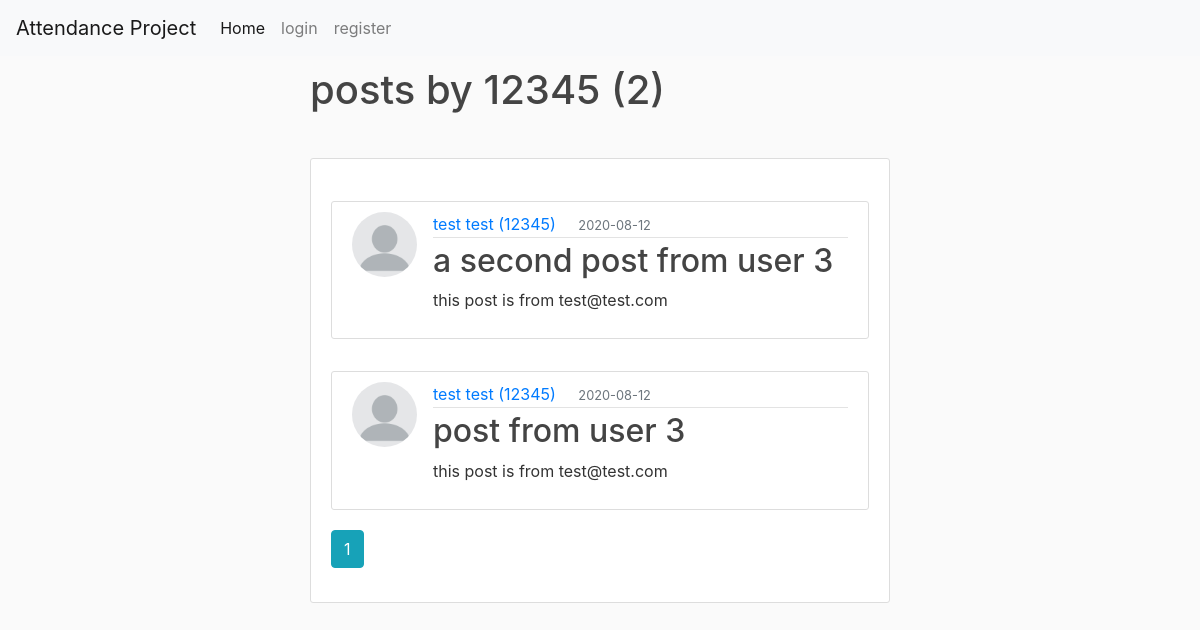
Before: /user/12345 with the older database file.
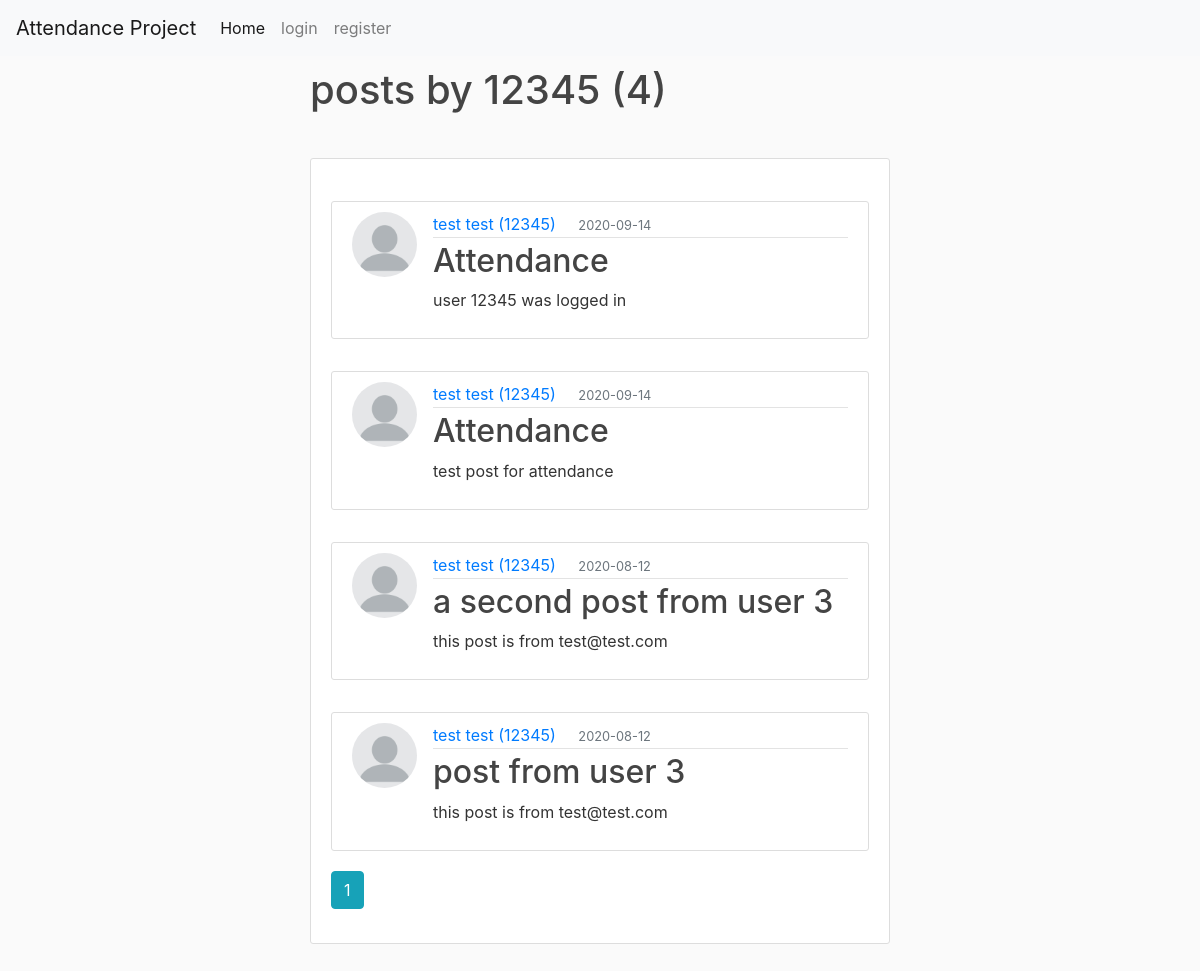
After: the same page with the newer database file.
### attendance/models.py (models this page shows, shortened)
class User(UserMixin ,db.Model):
    id = db.Column(db.Integer, primary_key=True)
    fname = db.Column(db.String(20), nullable=True)
    lname = db.Column(db.String(20), nullable=True)
    student_id = db.Column(db.String(20), unique=True, nullable=False)
    email = db.Column(db.String(120), unique=True, nullable=False)
    image_file = db.Column(db.String(20), nullable=False, default='default.jpg')
    password = db.Column(db.String(60), nullable=False)
    posts = db.relationship('Post', backref='author', lazy=True)

class Post(db.Model):
    id = db.Column(db.Integer, primary_key=True)
    title = db.Column(db.String(20), nullable=False)
    date_posted = db.Column(db.DateTime, nullable=False, default=datetime.utcnow)
    content = db.Column(db.Text, nullable=False)
    user_id = db.Column(db.Integer, db.ForeignKey('user.id'), nullable=False)

### attendance/users/routes.py (the view)
@users.route('/user/<string:student_id>')
def user_posts(student_id):
    page = request.args.get('page', 1, type=int)
    user = User.query.filter_by(student_id=student_id).first_or_404() # first or 404 so if value is none then it returns a 404
    posts = Post.query.filter_by(author=user)\
        .order_by(Post.date_posted.desc())\
        .paginate(page=page, per_page=5)\
    return render_template('user_posts.html', posts=posts, user=user)

### attendance/templates/user_posts.html (shortened to what this page needs)
{%extends "layout.html"%}
{% block content %}
<body>
    <h1 class="container mb-4">posts by {{ user.student_id }} ({{ posts.total }})</h1>
    <div class="container">
        <div class="content-section">
            {% for post in posts.items %}
            <article class="media content-section">
                <img class="rounded-circle article-img" src="{{ url_for('static', filename='profile_pics/' + post.author.image_file) }}" alt="">
                <div class="media-body">
                <div class="article-metadata">
                    <a class="mr-2" href="{{ url_for('users.user_posts', student_id=post.author.student_id) }}">{{ post.author.fname }} {{ post.author.lname}} ({{ post.author.student_id }})</a>
                    <small class="text-muted">{{ post.date_posted.strftime('%Y-%m-%d') }}</small>
                </div>
                <h2><a class="article-title" href="{{url_for('posts.post', post_id=post.id )}}">{{ post.title }}</a></h2>
                <p class="article-content">{{ post.content }}</p>
                </div>
                </article>
            {% endfor %}
            {% for page_num in posts.iter_pages(left_edge=1, right_edge=1, left_current=1, right_current=3) %}
                {% if page_num %}
                    {% if posts.page == page_num %}
                        <a class='btn btn-info mb-4' href="{{ url_for('users.user_posts', student_id=user.student_id, page=page_num) }}">{{ page_num }}</a>
                    {% else %}
                        <a class='btn btn-outline-info mb-4' href="{{ url_for('users.user_posts', student_id=user.student_id, page=page_num) }}">{{ page_num }}</a>
                    {% endif %}
                {% else %}
                    ...
                {% endif %}
            {% endfor %}
        </div>
    </div>
</body>
{% endblock %}

### attendance/templates/layout.html (shortened to what this page needs)
<!DOCTYPE html>
<html>
<head>
    <link rel="stylesheet" href="{{ url_for('static', filename='css/bootstrap.min.css') }}" rel="stylesheet" media="screen">
    <link rel="stylesheet" href="https://maxcdn.bootstraprapcdn.com/bootstrap/4.0.0/css/bootstrap.min.css">
    <link rel="stylesheet" href="{{ url_for('static', filename='css/style.css') }}">
</head>
<body>
    <div id="wrapper">
        {%include "navigation.html" %}
        {%block content%}{%endblock%}
        <br>
      </div>
</body>
</html>

### attendance/templates/navigation.html (shortened to what this page needs)
<nav class="navbar navbar-expand-lg navbar-light bg-light">
  <a class="navbar-brand" href="#">Attendance Project</a>
  <div class="collapse navbar-collapse" id="navbarNavAltMarkup">
    <div class="navbar-nav">
      <a class="nav-item nav-link active" href="{{ url_for('main.home') }}">Home <span class="sr-only">(current)</span></a>
      {% if current_user.is_authenticated %}
      <a class="nav-item nav-link" href="{{ url_for('users.account') }}">Account</a>
      <a class="nav-item nav-link" href="{{ url_for('posts.new_post') }}">New Post</a>
      <a class="nav-item nav-link" href="{{ url_for('users.logout') }}" tabindex="-1" aria-disabled="true">Logout</a>
      {% else %}
      <a class="nav-item nav-link" href="{{ url_for('users.login') }}">login</a>
      <a class="nav-item nav-link" href="{{ url_for('users.register') }}">register</a>
      {% endif %}
    </div>
  </div>
</nav>

### attendance/static/css/style.css (style rules this page uses)
body { background: #fafafa; color: #333333; }
h1, h2, h3, h4, h5, h6 { color: #444444; }
.container { width: 50%; margin: auto; padding: 10px; }
small.text-muted { text-align: center; width: 50%; margin: auto; padding: 10px; }
.media { margin-top: 2rem; }
.article-title { color: #444444; }
.article-content { white-space: pre-line; }
.article-img { height: 65px; width: 65px; margin-right: 16px; }
.article-metadata { padding-bottom: 1px; margin-bottom: 4px; border-bottom: 1px solid #e3e3e3 }
.content-section { background: #ffffff; padding: 10px 20px; border: 1px solid #dddddd; border-radius: 3px; margin-bottom: 20px; }

Changed rows visible on the page:
added Post: image_file (placeholder picture), author.fname "test", author.lname "test", author.student_id "12345", date_posted "2020-09-14", title "Attendance", content "user 12345 was logged in"
added Post: image_file (placeholder picture), author.fname "test", author.lname "test", author.student_id "12345", date_posted "2020-09-14", title "Attendance", content "test post for attendance"
Other visible differences:
{{ posts.total }}: "2" → "4"
